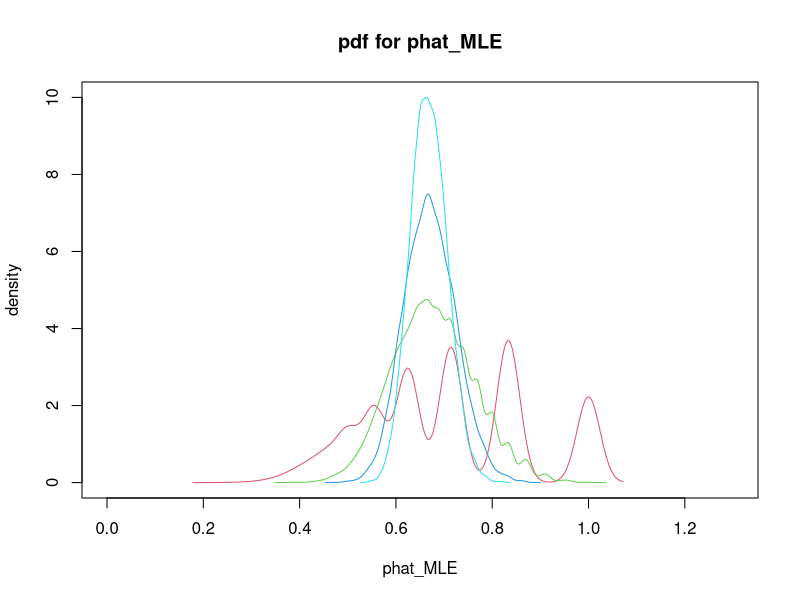

This chart was generated by the following R code: (Note: this script raises an error after producing the figure.)
#Math181A WI2019 (Mathematical Statistics) HW8 R Problems
#Find MLE CI for a geometric distribution with x=1,2,3,... Note: 1 is added after ngeom to start from x=1
trials=10000                       
z=qnorm(0.05,lower=F)              #a=0.05
times=0
n=10                               #n can be 100,1000,10000,... as n gets larger, the captured probability will converge to 0.9
for(i in 1:trials){                #10000 trials
  phat = 1/(mean(rgeom(n,2/3)+1))  #phat_MLE
  a=1/(phat^2*(1-phat))           
  lb=phat-z/sqrt(n*a)              #Lower bound of the MLE CI
  ub=phat+z/sqrt(n*a)              #Upper bound of the MLE CI
  
  if(lb<2/3&2/3<ub){
    times = times + 1
  }
}

print(times/trials)

#####
#Example of a MLE Theorem: how the geometric distribution tends to a normal distribution as n->infinity
c=2                                                     #color number
p = 2/3                                                 #success probability of the geom. dist.
plot(-500, 0, xlim = c(0,1.3),ylim = c(0,10),           
     xlab = "phat_MLE", ylab = "density", main = "pdf for phat_MLE")
n = c(5,20,50,100)                                      #different plots for when n=5,20,50,100

for(i in 1:n){
  phat_MLE=replicate(10000,1/(mean(rgeom(n[i],p)+1)))
  lines(density(phat_MLE), col=c)
  c=c+1
}

abline(v=2/3,col='black')         